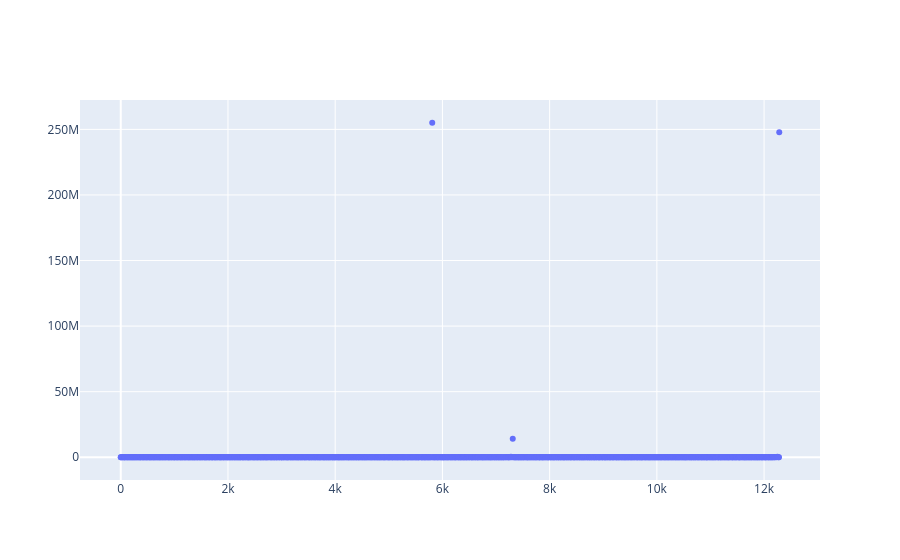

Here is the notebook cell this chart was saved with:
### Code cell
fig = go.Figure()
fig.add_trace(go.Scatter(x=df.index, y=df['oct'], mode='markers', name='oct'))
fig_resampled = FigureResampler(fig)
fig_resampled.show()

### Figure 1 — Plotly figure (JSON) as saved in the notebook; plotly's stock layout.template omitted (floating-point values rounded to 4 significant figures; data arrays with more than 128 entries replaced by an {"elided": "..."} marker saying what was removed)
{"data": [{"mode": "markers", "name": "<b style=\"color:sandybrown\">[R]</b> oct <i style=\"color:#fc9944\">~12</i>", "type": "scatter", "uid": "f068fb6d-15ba-4599-9f93-83aae66deff8", "x": {"elided": "1000 int values"}, "y": {"elided": "1000 int values"}}], "layout": {}}
